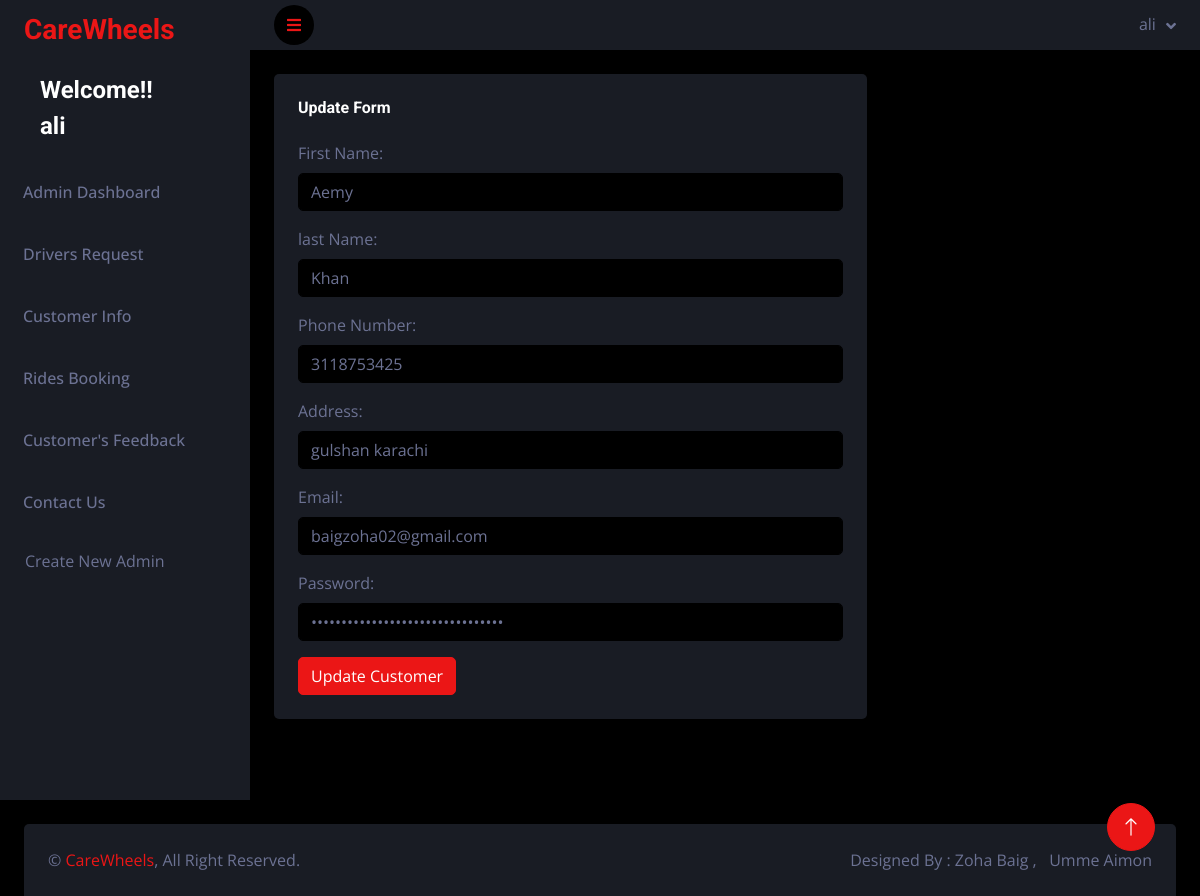
/admin/customer_update.php?id=6 (signed in), run on an earlier commit of the app's database.
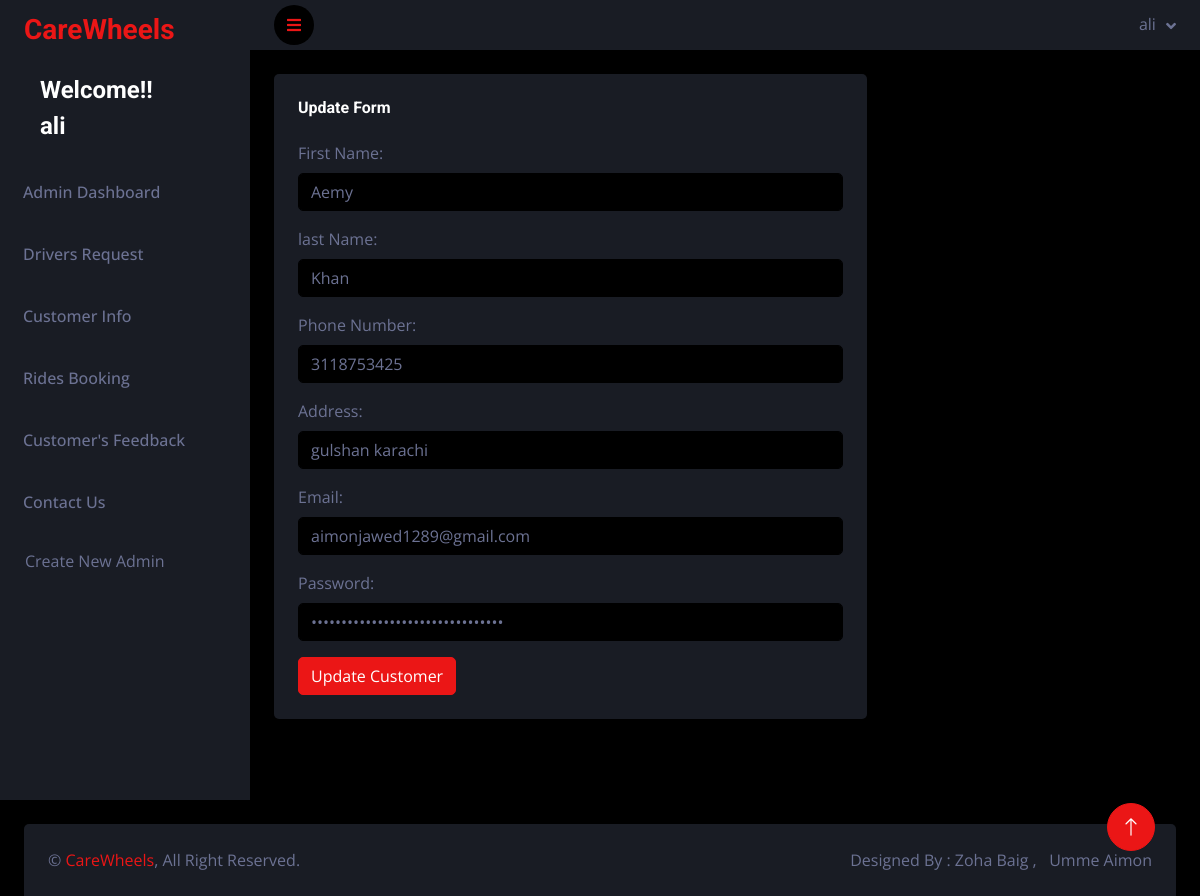
And on a later commit of the database.
### tables this page shows
CREATE TABLE `customers_info` (
  `c_id` int(11) NOT NULL,
  `c_firstname` varchar(55) NOT NULL,
  `c_lastname` varchar(55) NOT NULL,
  `c_phone` bigint(20) NOT NULL,
  `c_address` varchar(55) NOT NULL,
  `c_email` varchar(55) NOT NULL,
  `c_password` varchar(55) NOT NULL
);

### admin/customer_update.php (the view, shortened to what this page needs)
<?php
require("connect.php");
if($_SESSION["a_email"]){
?>
<!DOCTYPE html>
<html lang="en">
<head>
    <link href="https://cdnjs.cloudflare.com/ajax/libs/font-awesome/5.10.0/css/all.min.css" rel="stylesheet">
    <link href="https://cdn.jsdelivr.net/npm/bootstrap-icons@1.4.1/font/bootstrap-icons.css" rel="stylesheet">
    <link href="lib/owlcarousel/assets/owl.carousel.min.css" rel="stylesheet">
    <link href="lib/tempusdominus/css/tempusdominus-bootstrap-4.min.css" rel="stylesheet" />
    <link href="css/bootstrap.min.css" rel="stylesheet">
    <link href="css/style.css" rel="stylesheet">
</head>
<body>
<div class="page-wrapper">
<?php
include("sidebar.php");
?>
<?php
$id = $_GET['id'];
$Dquery = "SELECT * FROM `customers_info` WHERE `c_id` = '$id'";
$Dresult = mysqli_query($conn , $Dquery);
$row = mysqli_fetch_row($Dresult);
?>
<div class="container-fluid pt-4 px-4">
                <div class="row">
<div class="col-lg-12 col-xl-8">
                        <div class="bg-secondary rounded h-100 p-4">
                            <h6 class="mb-4">Update Form</h6>
                            <form method="POST">
                                <div class="mb-3">
                                    <label for="" class="form-label">First Name:</label>
                                    <input type="text" class="form-control" name="c_fname" value="<?php echo $row['1'];?>" id="">
                                </div>
                                <div class="mb-3">
                                    <label for="" class="form-label">last Name:</label>
                                    <input type="text" class="form-control" name="c_lname" value="<?php echo $row['2'];?>" id="">
                                </div>
                                <div class="mb-3">
                                    <label for="" class="form-label">Phone Number:</label>
                                    <input type="number" class="form-control" name="c_phone" value="<?php echo $row['3'];?>" id="">
                                </div>
                                <div class="mb-3">
                                    <label for="" class="form-label">Address:</label>
                                    <input type="text" class="form-control" name="c_address" value="<?php echo $row['4'];?>" id="">
                                </div>
                                <div class="mb-3">
                                    <label for="" class="form-label">Email:</label>
                                    <input type="email" class="form-control" name="c_email" value="<?php echo $row['5'];?>" id="">
                                </div>
                                <div class="mb-3">
                                    <label for="" class="form-label">Password:</label>
                                    <input type="password" class="form-control" name="c_password" value="<?php echo $row['6'];?>" id="">
                                </div>
                                <button type="submit" name="update" class="btn btn-primary">Update Customer</button>
                            </form>
                        </div>
                    </div>
                    </div>
                    </div>
</div>
        <a href="#" class="btn btn-lg btn-primary btn-lg-square back-to-top"><i class="bi bi-arrow-up"></i></a>
    <?php
include('footer.php');
?>
</body>
</html>
<?php
}
else{
    header("location:signin.php");
}
?>

What changed in the data, as far as the page shows it:
changed customers_info "Aemy": c_email "baigzoha02@gmail.com" → "aimonjawed1289@gmail.com"
